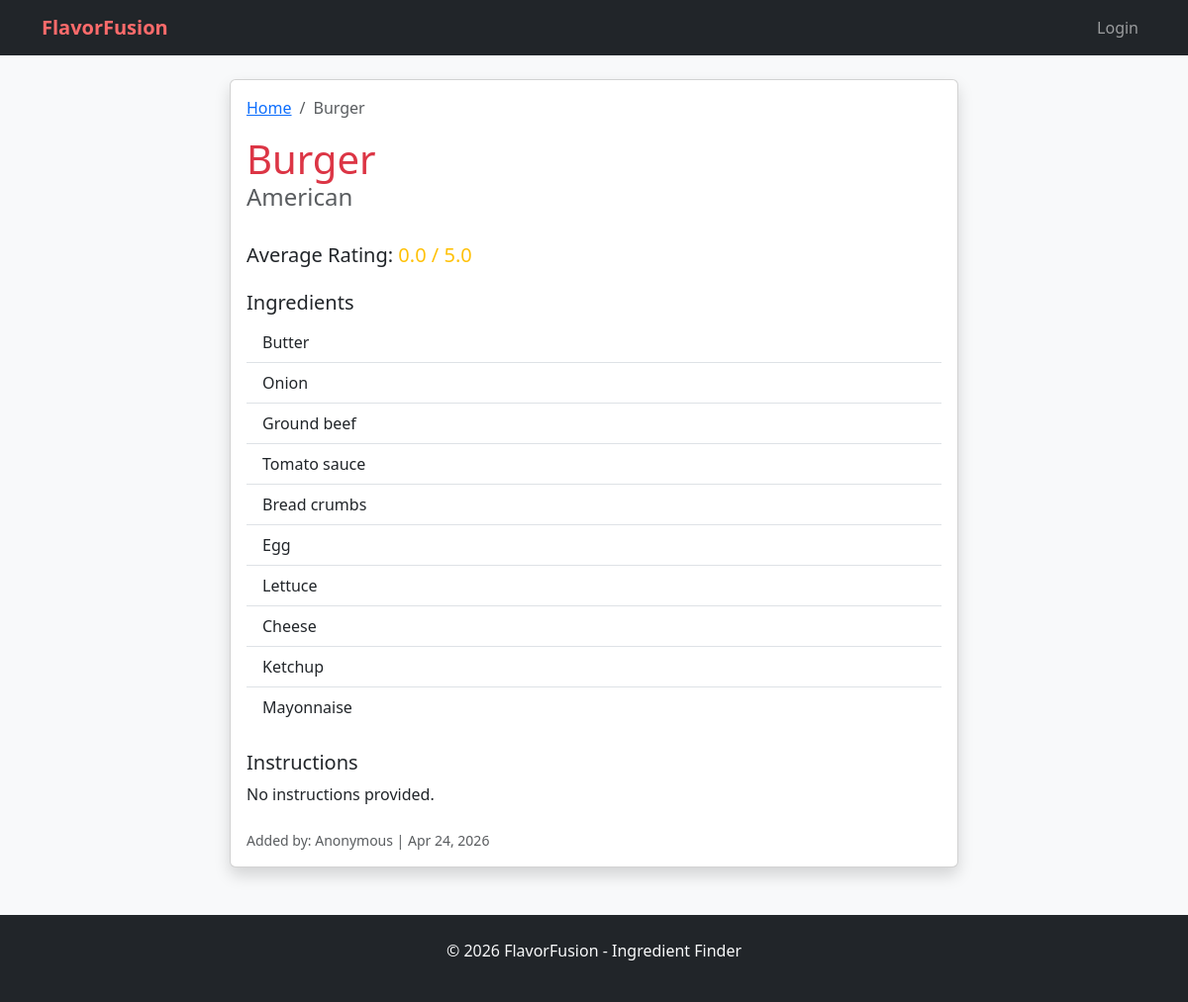
The page /recipe/12/ on the database its author committed.
### recipes/models.py (models this page shows, shortened)
class Recipe(models.Model):
    title = models.CharField(max_length=200)
    country = models.ForeignKey(Country, on_delete=models.CASCADE, related_name='recipes')
    ingredients = models.ManyToManyField(Ingredient, related_name='recipes')
    dietary_tags = models.ManyToManyField(DietaryTag, related_name='recipes', blank=True)
    instructions = models.TextField(blank=True)
    author = models.ForeignKey(User, on_delete=models.SET_NULL, null=True, blank=True)
    created_at = models.DateTimeField(auto_now_add=True)
    calories = models.PositiveIntegerField(null=True, blank=True, help_text="Calories per serving")
    protein = models.PositiveIntegerField(null=True, blank=True, help_text="Protein (g) per serving")
    carbs = models.PositiveIntegerField(null=True, blank=True, help_text="Carbs (g) per serving")
    fat = models.PositiveIntegerField(null=True, blank=True, help_text="Fat (g) per serving")
    @property
    def average_rating(self):
        ratings = self.ratings.all()
        if not ratings:
            return 0
        return sum(r.score for r in ratings) / len(ratings)

class Country(models.Model):
    name = models.CharField(max_length=100, unique=True)

class Ingredient(models.Model):
    name = models.CharField(max_length=200, unique=True)

### recipes/views.py (the view)
# urls.py: path('recipe/<int:pk>/', views.recipe_detail, name='recipe_detail'),
def recipe_detail(request, pk):
    recipe = get_object_or_404(Recipe, pk=pk)
    is_favorite = False
    if request.user.is_authenticated:
        is_favorite = Favorite.objects.filter(user=request.user, recipe=recipe).exists()
    return render(request, 'recipes/recipe_detail.html', {
        'recipe': recipe,
        'is_favorite': is_favorite,
        'stars': range(1, 6)
    })

### templates/recipes/recipe_detail.html (shortened to what this page needs)
{% extends 'base.html' %}
{% block content %}
<div class="row justify-content-center">
    <div class="col-md-8">
        <div class="card shadow">
            <div class="card-body">
                <nav aria-label="breadcrumb">
                  <ol class="breadcrumb">
                    <li class="breadcrumb-item"><a href="{% url 'home' %}">Home</a></li>
                    <li class="breadcrumb-item active" aria-current="page">{{ recipe.title }}</li>
                  </ol>
                </nav>
                <div class="d-flex justify-content-between align-items-center mb-4">
                    <div>
                        <h1 class="card-title text-danger mb-0">{{ recipe.title }}</h1>
                        <h4 class="text-muted">{{ recipe.country.name }}</h4>
                    </div>
                </div>
                <div class="mb-4">
                    <h5>Average Rating: <span class="text-warning">{{ recipe.average_rating|floatformat:1 }} / 5.0</span></h5>
                </div>
                <div class="mb-4">
                    <h5>Ingredients</h5>
                    <ul class="list-group list-group-flush">
                        {% for ingredient in recipe.ingredients.all %}
                            <li class="list-group-item">{{ ingredient.name }}</li>
                        {% endfor %}
                    </ul>
                </div>
                <div class="mb-4">
                    <h5>Instructions</h5>
                    <p class="card-text" style="white-space: pre-wrap;">{{ recipe.instructions|default:"No instructions provided." }}</p>
                </div>
                <div class="text-muted small">
                    Added by: {{ recipe.author.username|default:"Anonymous" }} | {{ recipe.created_at|date:"M d, Y" }}
                </div>
            </div>
        </div>
    </div>
</div>
{% endblock %}

### templates/base.html (style rules this page uses)
body { background-color: #f8f9fa; }

### rows shown on the page
Recipe: title "Burger", country.name "American", average_rating "0.0", instructions "No instructions provided.", author.username "Anonymous", created_at "Apr 24, 2026"
Ingredient: name "Butter"
Ingredient: name "Onion"
Ingredient: name "Ground beef"
Ingredient: name "Tomato sauce"
Ingredient: name "Bread crumbs"
Ingredient: name "Egg"
Ingredient: name "Lettuce"
Ingredient: name "Cheese"
Ingredient: name "Ketchup"
Ingredient: name "Mayonnaise"
